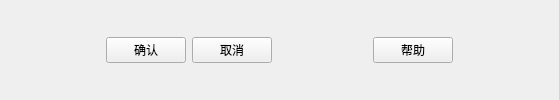
    <widget class="QWidget" name="widget" native="true">
     <property name="minimumSize">
      <size>
       <width>0</width>
       <height>40</height>
      </size>
     </property>
     <property name="styleSheet">
      <string notr="true"/>
     </property>
     <layout class="QHBoxLayout" name="horizontalLayout">
      <item>
       <spacer name="horizontalSpacer">
        <property name="orientation">
         <enum>Qt::Horizontal</enum>
        </property>
        <property name="sizeHint" stdset="0">
         <size>
          <width>95</width>
          <height>20</height>
         </size>
        </property>
       </spacer>
      </item>
      <item>
       <widget class="QPushButton" name="pushButton">
        <property name="text">
         <string>确认</string>
        </property>
       </widget>
      </item>
      <item>
       <widget class="QPushButton" name="pushButton_2">
        <property name="text">
         <string>取消</string>
        </property>
       </widget>
      </item>
      <item>
       <spacer name="horizontalSpacer_3">
        <property name="orientation">
         <enum>Qt::Horizontal</enum>
        </property>
        <property name="sizeHint" stdset="0">
         <size>
          <width>95</width>
          <height>20</height>
         </size>
        </property>
       </spacer>
      </item>
      <item>
       <widget class="QPushButton" name="pushButton_3">
        <property name="text">
         <string>帮助</string>
        </property>
       </widget>
      </item>
      <item>
       <spacer name="horizontalSpacer_4">
        <property name="orientation">
         <enum>Qt::Horizontal</enum>
        </property>
        <property name="sizeHint" stdset="0">
         <size>
          <width>95</width>
          <height>20</height>
         </size>
        </property>
       </spacer>
      </item>
     </layout>
    </widget>
